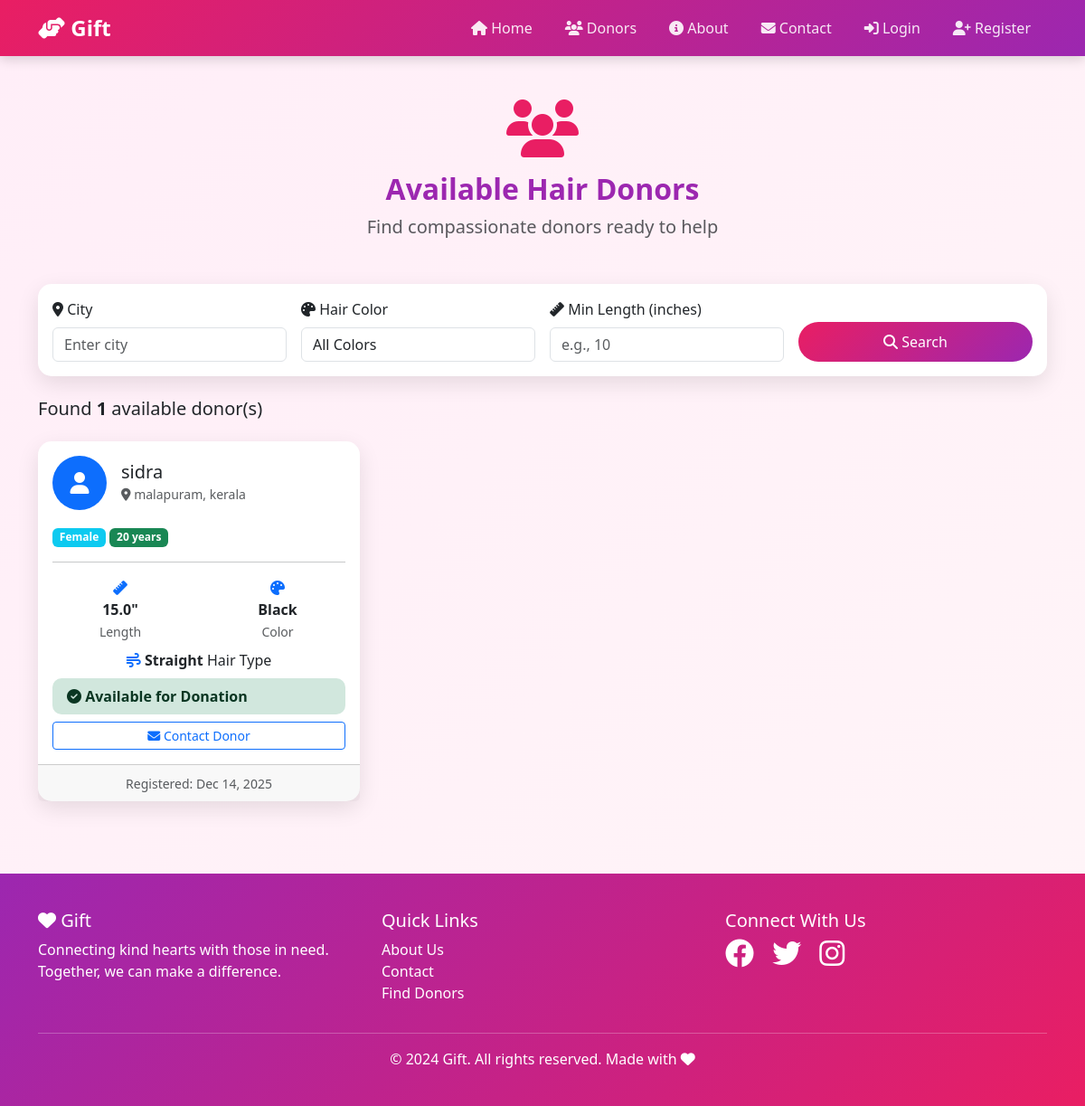
Screenshot of /donors/ with the database file from the repository.
### hair_app/models.py (models this page shows, shortened)
class HairDonor(models.Model):
    GENDER_CHOICES = [
        ('M', 'Male'),
        ('F', 'Female'),
        ('O', 'Other'),
    ]
    HAIR_TYPE_CHOICES = [
        ('Straight', 'Straight'),
        ('Wavy', 'Wavy'),
        ('Curly', 'Curly'),
        ('Coily', 'Coily'),
    ]
    HAIR_COLOR_CHOICES = [
        ('Black', 'Black'),
        ('Brown', 'Brown'),
        ('Blonde', 'Blonde'),
        ('Red', 'Red'),
        ('Grey', 'Grey'),
        ('Other', 'Other'),
    ]
    STATUS_CHOICES = [
        ('Available', 'Available'),
        ('Donated', 'Donated'),
        ('Pending', 'Pending'),
    ]
    user = models.ForeignKey(User, on_delete=models.CASCADE, null=True, blank=True)
    full_name = models.CharField(max_length=200)
    email = models.EmailField()
    phone = models.CharField(max_length=15)
    age = models.IntegerField()
    gender = models.CharField(max_length=1, choices=GENDER_CHOICES)
    address = models.TextField()
    city = models.CharField(max_length=100)
    state = models.CharField(max_length=100)
    pincode = models.CharField(max_length=10)
    hair_length = models.FloatField(help_text="Hair length in inches")
    hair_type = models.CharField(max_length=20, choices=HAIR_TYPE_CHOICES)
    hair_color = models.CharField(max_length=20, choices=HAIR_COLOR_CHOICES)
    hair_condition = models.TextField(help_text="Any chemical treatments, dyed, etc.")
    willing_to_donate = models.BooleanField(default=True)
    donation_date = models.DateField(null=True, blank=True)
    status = models.CharField(max_length=20, choices=STATUS_CHOICES, default='Available')
    created_at = models.DateTimeField(auto_now_add=True)
    updated_at = models.DateTimeField(auto_now=True)
    class Meta:
        ordering = ['-created_at']

### hair_app/views.py (the view)
# urls.py: path('donors/', views.donor_list, name='donor_list'),
def donor_list(request):
    donors = HairDonor.objects.filter(status='Available').order_by('-hair_length')
    city = request.GET.get('city')
    hair_color = request.GET.get('hair_color')
    min_length = request.GET.get('min_length')
    if city:
        donors = donors.filter(city__icontains=city)
    if hair_color:
        donors = donors.filter(hair_color=hair_color)
    if min_length:
        donors = donors.filter(hair_length__gte=min_length)
    context = {
        'donors': donors,
        'hair_colors': HairDonor.HAIR_COLOR_CHOICES,
    }
    return render(request, 'hair_app/donor/donor_list.html', context)

### hair_app/templates/hair_app/donor/donor_list.html (shortened to what this page needs)
{% extends 'hair_app/base.html' %}
{% block content %}
<div class="container my-5">
    <div class="text-center mb-5">
        <i class="fas fa-users fa-4x" style="color: var(--primary-color);"></i>
        <h2 class="mt-3 fw-bold" style="color: var(--secondary-color);">Available Hair Donors</h2>
        <p class="lead text-muted">Find compassionate donors ready to help</p>
    </div>
    <div class="card mb-4">
        <div class="card-body">
            <form method="GET" action="{% url 'donor_list' %}">
                <div class="row g-3 align-items-end">
                    <div class="col-md-3">
                        <label class="form-label"><i class="fas fa-map-marker-alt"></i> City</label>
                        <input type="text" name="city" class="form-control" placeholder="Enter city"
                               value="{{ request.GET.city }}">
                    </div>
                    <div class="col-md-3">
                        <label class="form-label"><i class="fas fa-palette"></i> Hair Color</label>
                        <select name="hair_color" class="form-control">
                            <option value="">All Colors</option>
                        </select>
                    </div>
                    <div class="col-md-3">
                        <label class="form-label"><i class="fas fa-ruler"></i> Min Length (inches)</label>
                        <input type="number" name="min_length" class="form-control"
                               placeholder="e.g., 10" step="0.1" value="{{ request.GET.min_length }}">
                    </div>
                    <div class="col-md-3">
                        <button type="submit" class="btn btn-primary w-100">
                            <i class="fas fa-search"></i> Search
                        </button>
                    </div>
                </div>
            </form>
        </div>
    </div>
    <div class="mb-4">
        <h5>Found <strong>{{ donors.count }}</strong> available donor(s)</h5>
    </div>
    {% if donors %}
        <div class="row g-4">
            {% for donor in donors %}
                <div class="col-md-6 col-lg-4">
                    <div class="card h-100 donor-card">
                        <div class="card-body">
                            <div class="d-flex align-items-center mb-3">
                                <div class="rounded-circle bg-primary text-white d-flex align-items-center justify-content-center"
                                     style="width: 60px; height: 60px; font-size: 24px;">
                                    <i class="fas fa-user"></i>
                                </div>
                                <div class="ms-3">
                                    <h5 class="card-title mb-0">{{ donor.full_name }}</h5>
                                    <small class="text-muted">
                                        <i class="fas fa-map-marker-alt"></i> {{ donor.city }}, {{ donor.state }}
                                    </small>
                                </div>
                            </div>
                            <div class="mb-2">
                                <span class="badge bg-info">{{ donor.get_gender_display }}</span>
                                <span class="badge bg-success">{{ donor.age }} years</span>
                            </div>
                            <hr>
                            <div class="row text-center mb-2">
                                <div class="col-6">
                                    <i class="fas fa-ruler text-primary"></i>
                                    <div><strong>{{ donor.hair_length }}"</strong></div>
                                    <small class="text-muted">Length</small>
                                </div>
                                <div class="col-6">
                                    <i class="fas fa-palette text-primary"></i>
                                    <div><strong>{{ donor.hair_color }}</strong></div>
                                    <small class="text-muted">Color</small>
                                </div>
                            </div>
                            <div class="text-center mb-2">
                                <i class="fas fa-wind text-primary"></i>
                                <span><strong>{{ donor.hair_type }}</strong> Hair Type</span>
                            </div>
                            <div class="alert alert-success py-2 mb-2">
                                <i class="fas fa-check-circle"></i> <strong>Available for Donation</strong>
                            </div>
                            <div class="d-grid">
                                <a href="mailto:{{ donor.email }}" class="btn btn-outline-primary btn-sm">
                                    <i class="fas fa-envelope"></i> Contact Donor
                                </a>
                            </div>
                        </div>
                        <div class="card-footer text-muted text-center">
                            <small>Registered: {{ donor.created_at|date:"M d, Y" }}</small>
                        </div>
                    </div>
                </div>
            {% endfor %}
        </div>
    {% endif %}
</div>
{% endblock %}

### hair_app/templates/hair_app/base.html (shortened to what this page needs)
<!DOCTYPE html>
<html lang="en">
<head>
    <link href="https://cdn.jsdelivr.net/npm/bootstrap@5.3.0/dist/css/bootstrap.min.css" rel="stylesheet">
    <link rel="stylesheet" href="https://cdnjs.cloudflare.com/ajax/libs/font-awesome/6.4.0/css/all.min.css">
</head>
<body>
    <nav class="navbar navbar-expand-lg navbar-dark">
        <div class="container">
            <a class="navbar-brand" href="{% url 'home' %}">
                <i class="fas fa-hands-helping"></i> Gift
            </a>
            <div class="collapse navbar-collapse" id="navbarNav">
                <ul class="navbar-nav ms-auto">
                    <li class="nav-item">
                        <a class="nav-link" href="{% url 'home' %}"><i class="fas fa-home"></i> Home</a>
                    </li>
                    <li class="nav-item">
                        <a class="nav-link" href="{% url 'donor_list' %}"><i class="fas fa-users"></i> Donors</a>
                    </li>
                    <li class="nav-item">
                        <a class="nav-link" href="{% url 'about' %}"><i class="fas fa-info-circle"></i> About</a>
                    </li>
                    <li class="nav-item">
                        <a class="nav-link" href="{% url 'contact' %}"><i class="fas fa-envelope"></i> Contact</a>
                    </li>
                    {% if user.is_authenticated %}
                        <li class="nav-item dropdown">
                            <a class="nav-link dropdown-toggle" href="#" id="navbarDropdown" role="button" data-bs-toggle="dropdown">
                                <i class="fas fa-user-circle"></i> {{ user.username }}
                            </a>
                            <ul class="dropdown-menu">
                                <li><a class="dropdown-item text-dark" href="{% url 'user_profile' %}"><i class="fas fa-user"></i> My Profile</a></li>
                                <li><a class="dropdown-item text-dark" href="{% url 'donor_registration' %}"><i class="fas fa-hand-holding-heart"></i> Donate Hair</a></li>
                                <li><a class="dropdown-item text-dark" href="{% url 'request_hair' %}"><i class="fas fa-question-circle"></i> Request Hair</a></li>
                                <li><a class="dropdown-item text-dark" href="{% url 'request_list' %}"><i class="fas fa-list"></i> View Requests</a></li>
                                <li><hr class="dropdown-divider"></li>
                                <li><a class="dropdown-item text-dark" href="{% url 'my_donations' %}"><i class="fas fa-heart"></i> My Donations</a></li>
                                <li><a class="dropdown-item text-dark" href="{% url 'my_requests' %}"><i class="fas fa-list"></i> My Requests</a></li>
                                <li><hr class="dropdown-divider"></li>
                                <li><a class="dropdown-item text-dark" href="{% url 'logout' %}"><i class="fas fa-sign-out-alt"></i> Logout</a></li>
                            </ul>
                        </li>
                    {% else %}
                        <li class="nav-item">
                            <a class="nav-link" href="{% url 'login' %}"><i class="fas fa-sign-in-alt"></i> Login</a>
                        </li>
                        <li class="nav-item">
                            <a class="nav-link" href="{% url 'register' %}"><i class="fas fa-user-plus"></i> Register</a>
                        </li>
                    {% endif %}
                </ul>
            </div>
        </div>
    </nav>
    {% block content %}{% endblock %}
    <footer>
        <div class="container">
            <div class="row">
                <div class="col-md-4">
                    <h5><i class="fas fa-heart"></i> Gift</h5>
                    <p>Connecting kind hearts with those in need. Together, we can make a difference.</p>
                </div>
                <div class="col-md-4">
                    <h5>Quick Links</h5>
                    <ul class="list-unstyled">
                        <li><a href="{% url 'about' %}" class="text-white text-decoration-none">About Us</a></li>
                        <li><a href="{% url 'contact' %}" class="text-white text-decoration-none">Contact</a></li>
                        <li><a href="{% url 'donor_list' %}" class="text-white text-decoration-none">Find Donors</a></li>
                    </ul>
                </div>
                <div class="col-md-4">
                    <h5>Connect With Us</h5>
                    <div class="social-links">
                        <a href="#" class="text-white me-3"><i class="fab fa-facebook fa-2x"></i></a>
                        <a href="#" class="text-white me-3"><i class="fab fa-twitter fa-2x"></i></a>
                        <a href="#" class="text-white me-3"><i class="fab fa-instagram fa-2x"></i></a>
                    </div>
                </div>
            </div>
            <hr class="bg-white">
            <p class="text-center mb-0">&copy; 2024 Gift. All rights reserved. Made with <i class="fas fa-heart"></i></p>
        </div>
    </footer>
</body>
</html>

### hair_app/templates/hair_app/base.html (style rules this page uses)
:root { --primary-color: #e91e63; --secondary-color: #9c27b0; --accent-color: #ff6090; }
body { font-family: 'Segoe UI', Tahoma, Geneva, Verdana, sans-serif; background: linear-gradient(135deg, #ffeef8 0%, #fff5f8 100%); min-height: 100vh; }
.navbar { background: linear-gradient(135deg, var(--primary-color) 0%, var(--secondary-color) 100%); box-shadow: 0 4px 12px rgba(0,0,0,0.15); }
.navbar-brand { font-weight: bold; font-size: 1.5rem; color: white !important; }
.nav-link { color: rgba(255,255,255,0.9) !important; margin: 0 10px; transition: all 0.3s; }
.btn-primary { background: linear-gradient(135deg, var(--primary-color), var(--secondary-color)); border: none; padding: 10px 30px; border-radius: 25px; transition: all 0.3s; }
.card { border: none; border-radius: 15px; box-shadow: 0 8px 25px rgba(0,0,0,0.1); transition: all 0.3s; }
footer { background: linear-gradient(135deg, var(--secondary-color), var(--primary-color)); color: white; padding: 40px 0; margin-top: 80px; }
.alert { border-radius: 10px; border: none; }

### hair_app/templates/hair_app/donor/donor_list.html (style rules this page uses)
.donor-card { transition: all 0.3s; border: none; }

### rows the page displays
HairDonor: full_name "sidra", city "malapuram", state "kerala", gender "Female", age "20", hair_length "15.0", hair_color "Black", hair_type "Straight", created_at "Dec 14, 2025"

### other values shown
{{ donors.count }} "1"
